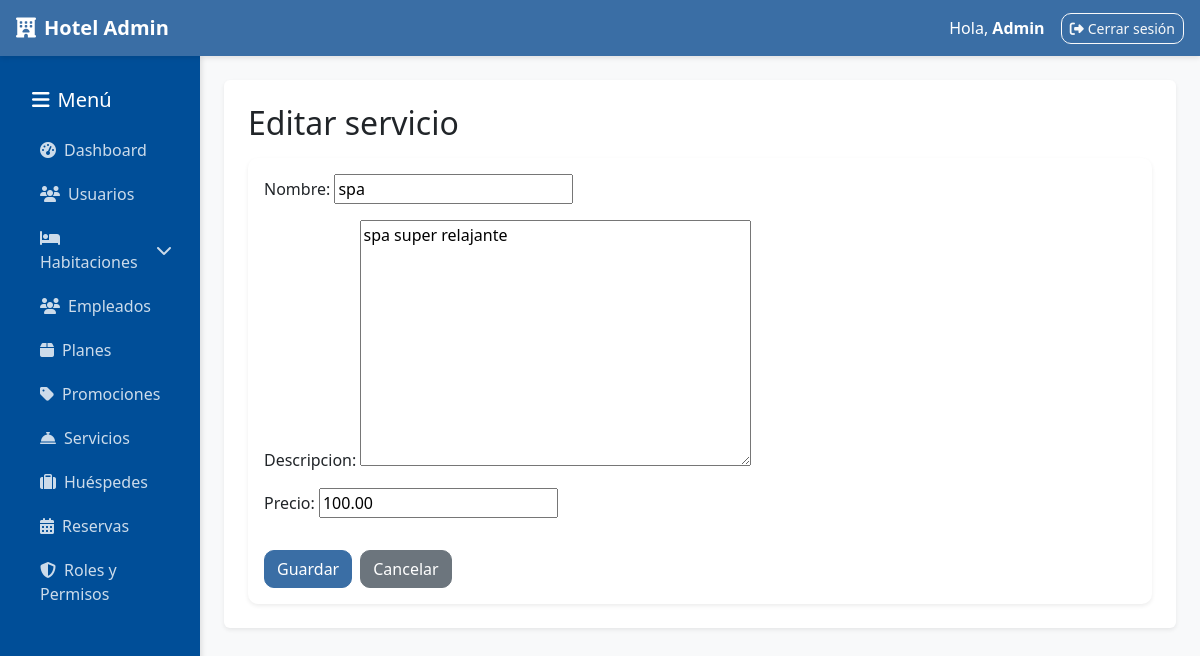
/administracion/servicios/editar/1/ (signed in), run on the app's committed database.
### administracion/models.py (models this page shows, shortened)
class Servicio(models.Model):
    nombre = models.CharField(max_length=100, unique=True)
    descripcion = models.TextField()
    precio = models.DecimalField(max_digits=10, decimal_places=2, validators=[MinValueValidator(0)])
    class Meta:
        ordering = ["nombre"]

### administracion/views.py (the view)
# urls.py: path("servicios/editar/<int:pk>/", views.servicios_edit, name="servicios_edit"),
@requiere_staff_y_permiso('servicios', 'editar')
def servicios_edit(request, pk):
    obj = get_object_or_404(Servicio, pk=pk)
    if request.method == "POST":
        form = ServicioForm(request.POST, instance=obj)
        if form.is_valid():
            form.save()
            messages.success(request, "Servicio actualizado.")
            return redirect("administracion:servicios_list")
    else:
        form = ServicioForm(instance=obj)
    return render(request, "administracion/servicios_form.html", {"form": form})

### administracion/forms.py
class ServicioForm(forms.ModelForm):
    class Meta:
        model = Servicio
        fields = "__all__"

### administracion/permissions.py (called while the page is built, shortened)
def usuario_tiene_permiso(usuario, modulo, accion):
    if not usuario.is_authenticated:
        return False
    if usuario.is_superuser:
        return True

def obtener_roles_usuario(usuario):
    if not usuario.is_authenticated:
        return []
    return UsuarioRol.objects.filter(
        usuario=usuario,
        activo=True,
        rol__activo=True
    ).select_related('rol')

def es_super_admin(usuario):
    if not usuario.is_authenticated:
        return False
    if usuario.is_superuser:
        return True

def obtener_permisos_usuario(usuario):
    if not usuario.is_authenticated:
        return {}
    if usuario.is_superuser:
        from .models import Permiso
        permisos = Permiso.objects.all()
        permisos_dict = {}
        for permiso in permisos:
            if permiso.modulo not in permisos_dict:
                permisos_dict[permiso.modulo] = []
            permisos_dict[permiso.modulo].append(permiso.accion)
        return permisos_dict

def permisos_context(request):
    if request.user.is_authenticated:
        permisos_raw = obtener_permisos_usuario(request.user)
        return {
            'user_permissions': permisos_raw,
            'permisos': convertir_permisos_para_template(permisos_raw),
            'user_roles': [ur.rol for ur in obtener_roles_usuario(request.user)],
            'is_super_admin': es_super_admin(request.user),
        }
    return {}

### administracion/templates/administracion/servicios_form.html (shortened to what this page needs)
{% extends "administracion/base_admin.html" %}
{% block content %}
<h2 class="mb-3">{{ form.instance.id|yesno:"Editar servicio,Nuevo servicio" }}</h2>
<form method="post" class="card card-body shadow-sm">
  {{ form.as_p }}
  <div class="mt-3 d-flex gap-2">
    <button type="submit" class="btn btn-primary">Guardar</button>
    <a href="{% url 'administracion:servicios_list' %}" class="btn btn-secondary">Cancelar</a>
  </div>
</form>
{% endblock %}

### administracion/templates/administracion/base_admin.html (shortened to what this page needs)
{% load static %}
<!DOCTYPE html>
<html lang="es">
<head>
  <link href="https://cdn.jsdelivr.net/npm/bootstrap@5.3.3/dist/css/bootstrap.min.css" rel="stylesheet">
  <link rel="stylesheet" href="https://cdnjs.cloudflare.com/ajax/libs/font-awesome/6.4.0/css/all.min.css">
  <link rel="stylesheet" href="{% static 'css/admin.css' %}">
</head>
<body>
  <nav class="navbar navbar-expand-lg navbar-dark px-3">
    <a class="navbar-brand fw-bold" href="{% url 'administracion:dashboard' %}">
      <i class="fas fa-hotel me-2"></i>Hotel Admin
    </a>
    <div class="ms-auto d-flex align-items-center">
      <span class="text-white me-3">Hola, <b>{{ user.username|title }}</b></span>
      <a href="{% url 'administracion:admin_logout' %}" class="btn btn-outline-light btn-sm">
        <i class="fas fa-sign-out-alt me-1"></i>Cerrar sesión
      </a>
    </div>
  </nav>
  <div class="container-fluid">
    <div class="row">
      <aside class="col-12 col-md-3 col-lg-2 sidebar">
        <h5 class="text-white mb-3 mt-3 ps-3">
          <i class="fas fa-bars me-2"></i>Menú
        </h5>
        <ul class="nav flex-column ps-2">
          <li class="nav-item">
            <a class="nav-link ps-3" href="{% url 'administracion:dashboard' %}">
              <i class="fas fa-tachometer-alt me-2"></i>Dashboard
            </a>
          </li>
          {% if permisos.usuarios.ver %}
          <li class="nav-item">
            <a class="nav-link ps-3" href="{% url 'administracion:usuarios_list' %}">
              <i class="fas fa-users me-2"></i>Usuarios
            </a>
          </li>
          {% endif %}
          {% if permisos.habitaciones.ver %}
          <li class="nav-item">
            <a class="nav-link d-flex justify-content-between align-items-center ps-3"
               data-bs-toggle="collapse" href="#habitacionesSubmenu">
              <span><i class="fas fa-bed me-2"></i>Habitaciones</span>
              <i class="fas fa-chevron-down"></i>
            </a>
          </li>
          {% endif %}
          {% if permisos.empleados.ver %}
          <li class="nav-item">
            <a class="nav-link ps-3" href="{% url 'administracion:empleados_list' %}">
              <i class="fas fa-users me-2"></i>Empleados
            </a>
          </li>
          {% endif %}
          {% if permisos.planes.ver %}
          <li class="nav-item">
            <a class="nav-link ps-3" href="{% url 'administracion:planes_list' %}">
              <i class="fas fa-box me-2"></i>Planes
            </a>
          </li>
          {% endif %}
          {% if permisos.promociones.ver %}
          <li class="nav-item">
            <a class="nav-link ps-3" href="{% url 'administracion:promociones_list' %}">
              <i class="fas fa-tag me-2"></i>Promociones
            </a>
          </li>
          {% endif %}
          {% if permisos.servicios.ver %}
          <li class="nav-item">
            <a class="nav-link ps-3" href="{% url 'administracion:servicios_list' %}">
              <i class="fas fa-concierge-bell me-2"></i>Servicios
            </a>
          </li>
          {% endif %}
          {% if permisos.huespedes.ver %}
          <li class="nav-item">
            <a class="nav-link ps-3" href="{% url 'administracion:huespedes_list' %}">
              <i class="fas fa-suitcase me-2"></i>Huéspedes
            </a>
          </li>
          {% endif %}
          {% if permisos.reservas.ver %}
          <li class="nav-item">
            <a class="nav-link ps-3" href="{% url 'administracion:ver_reservas' %}">
              <i class="fas fa-calendar-alt me-2"></i>Reservas
            </a>
          </li>
          {% endif %}
          {% if permisos.roles.ver %}
          <li class="nav-item">
            <a class="nav-link ps-3" href="{% url 'administracion:roles_list' %}">
              <i class="fas fa-shield-alt me-2"></i>Roles y Permisos
            </a>
          </li>
          {% endif %}
        </ul>
      </aside>
      <main class="col-12 col-md-9 col-lg-10 p-4">
        <div class="content-wrapper bg-white p-4 rounded shadow-sm mb-4">
          {% block content %}{% endblock %}
        </div>
      </main>
    </div>
  </div>
</body>
</html>

### administracion/static/css/admin.css (style rules this page uses)
body { font-family: 'Segoe UI', system-ui, -apple-system, Roboto, Arial, sans-serif; }
.sidebar { background-color: #003d33; min-height: calc(100vh - 56px); padding: 16px; }
.sidebar .nav-link { color: #f5f5dc; margin-bottom: 8px; border-radius: 10px; padding: 8px 12px; }
.btn { border-radius: 10px; }

### administracion/templates/administracion/base_admin.html (style rules this page uses)
:root { --primary-color: #3a6ea5; --secondary-color: #004e98; --accent-color: #ff9505; --light-bg: #f8f9fa; --dark-bg: #343a40; }
body { background-color: var(--light-bg); font-family: 'Segoe UI', Tahoma, Geneva, Verdana, sans-serif; }
.sidebar { background-color: var(--secondary-color); min-height: calc(100vh - 56px); box-shadow: 2px 0 5px rgba(0,0,0,0.1); padding-top: 1rem; }
.sidebar .nav-link { color: rgba(255,255,255,0.8); border-radius: 5px; margin: 2px 0; transition: all 0.3s; }
.navbar { background-color: var(--primary-color) !important; box-shadow: 0 2px 5px rgba(0,0,0,0.1); }
.card { border: none; border-radius: 10px; box-shadow: 0 4px 6px rgba(0,0,0,0.05); transition: transform 0.3s; }
.btn-primary { background-color: var(--primary-color); border-color: var(--primary-color); }

### data on the page
Servicio: instance.id "Editar servicio", nombre "spa", descripcion "spa super relajante", precio "100.00"

### other printed values
{{ user.username|title }} "Admin"
